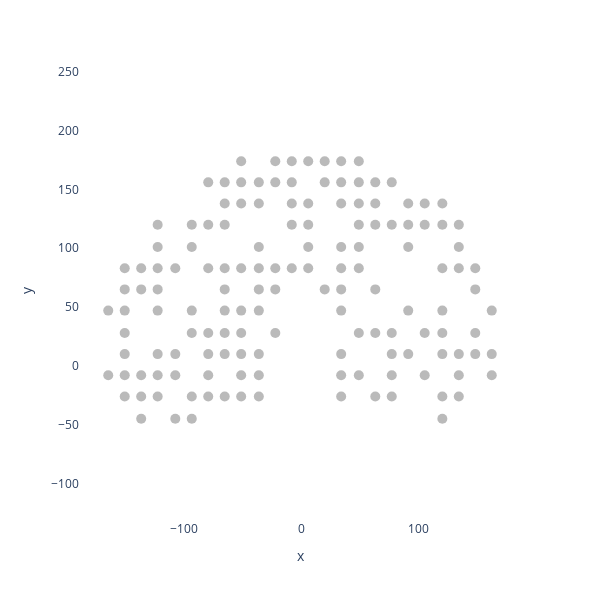

Notebook source saved alongside this figure:
### Markdown cell above
This is a collection of wikipedia pages for notable oak trees, and since there are 144 records, there are not a ton of points to work with for the vis.

### Code cell
image_path = r"images\canopy_variation.png"
points_df = image_to_equally_spaced_points(image_path, num_points=144, max_attempts=32)
plot_points(points_df, 10)
points_df

### Figure 1 — Plotly figure (JSON) as saved in the notebook; plotly's stock layout.template omitted (floating-point values rounded to 4 significant figures; data arrays with more than 128 entries replaced by an {"elided": "..."} marker saying what was removed)
{"data": [{"hovertemplate": "x=%{x}<br>y=%{y}<extra></extra>", "legendgroup": "", "marker": {"color": "darkgrey", "opacity": 0.8, "size": 10, "symbol": "circle"}, "mode": "markers", "name": "", "orientation": "v", "showlegend": false, "type": "scatter", "x": {"elided": "144 int values"}, "xaxis": "x", "y": {"elided": "144 int values"}, "yaxis": "y"}], "layout": {"height": 600, "legend": {"tracegroupgap": 0}, "margin": {"t": 60}, "paper_bgcolor": "white", "plot_bgcolor": "white", "width": 600, "xaxis": {"anchor": "y", "domain": [0, 1], "showgrid": false, "title": {"text": "x"}, "visible": true}, "yaxis": {"anchor": "x", "domain": [0, 1], "scaleanchor": "x", "scaleratio": 1, "showgrid": false, "title": {"text": "y"}, "visible": true}}}
